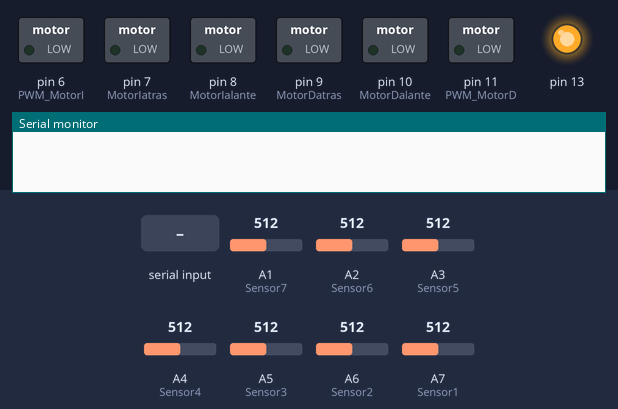
The sketch below on a simulated Arduino Nano, built with avr-gcc and run on an emulated ATmega328P. On the bench: switched loads named in the sketch (green lamp = pin HIGH), output pins drawn as LEDs (lit = HIGH), the last lines printed to the serial monitor. The inputs (shaded band) are chosen by the test bench; at power-on: A1 (Sensor7) = 512, A2 (Sensor6) = 512, A3 (Sensor5) = 512, A4 (Sensor4) = 512, A5 (Sensor3) = 512, A6 (Sensor2) = 512, A7 (Sensor1) = 512.

Above: at 1.7 s.
1.8 s: "a" received over Serial
At 6.4 s:
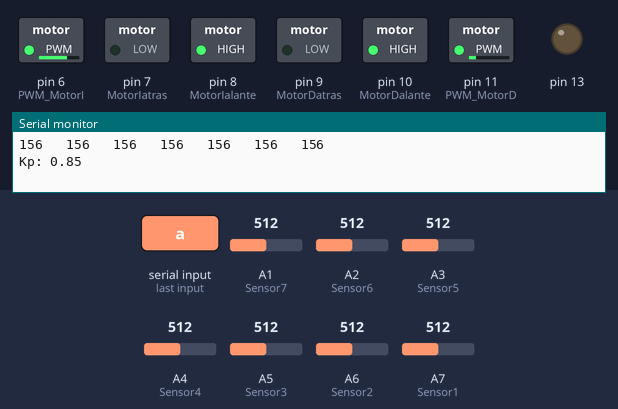
7.0 s: A1 (Sensor7) set to 30
At 7.4 s:
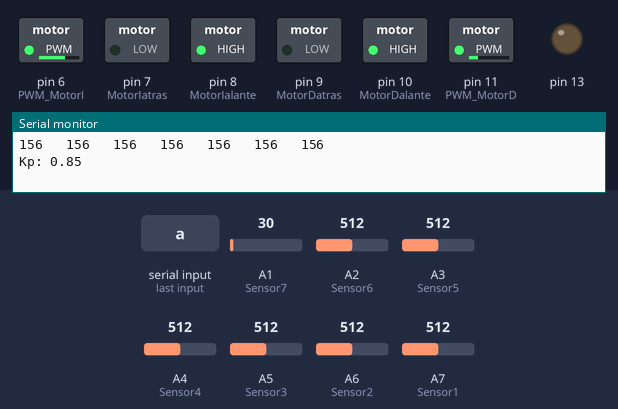
8.5 s: A2 (Sensor6) set to 173
10.0 s: A2 (Sensor6) set to 140
At 10.9 s:
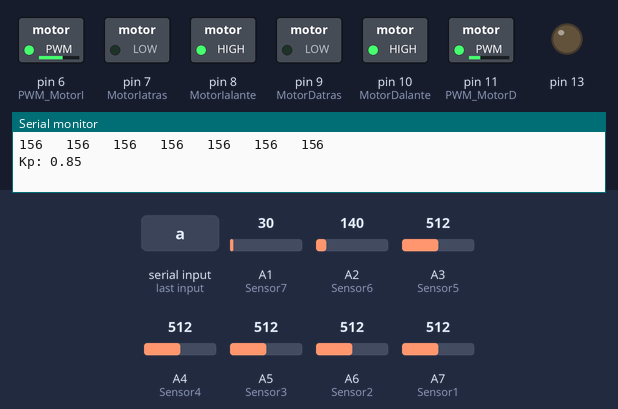
11.5 s: A2 (Sensor6) set to 306
At 12.0 s:
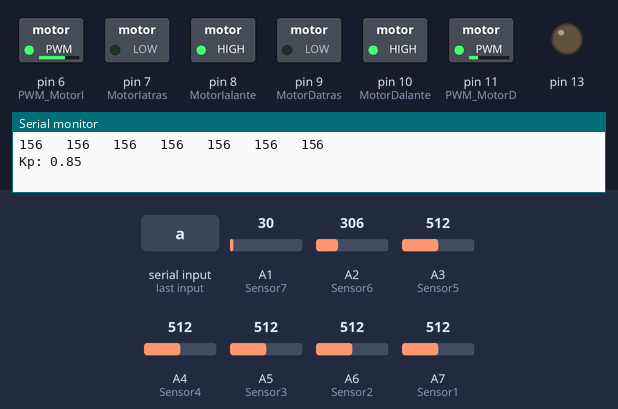
13.0 s: byte 105 (105) received over Serial
At 14.4 s:
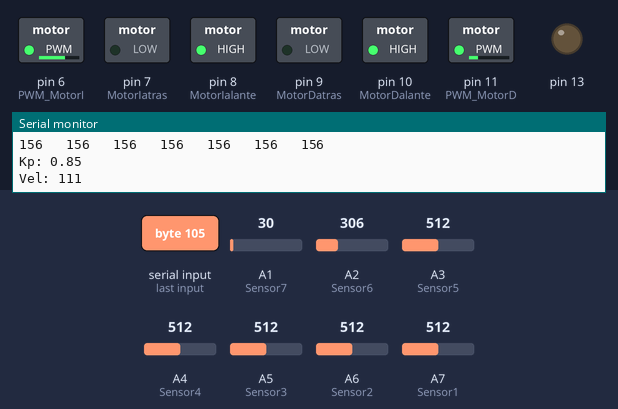
Timing chart, 0 to 15.5 s (numbered marks = the images above; inputs shaded):
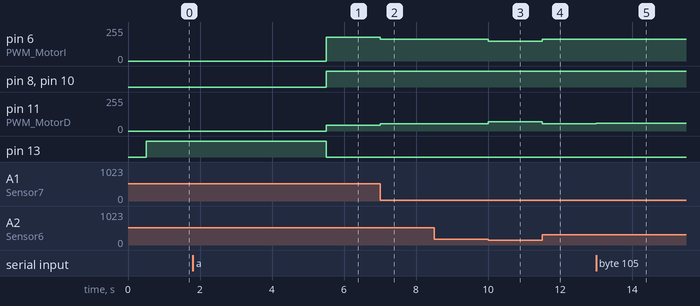

The sketch:

Programa_PID_manuel_digital.ino
```cpp
//Pines de los motores
int MotorIalante = 8;
int MotorIatras = 7;
int MotorDalante = 10;
int MotorDatras = 9;
int PWM_MotorD = 11;
int PWM_MotorI = 6;

int estanbay = 5;

//Pines de los Sensores lellendolos de izquierda a derecha viendo el robot de la bateria a los sensores
int Sensor1 = A7;
int Sensor2 = A6;
int Sensor3 = A5;
int Sensor4 = A4;
int Sensor5 = A3;
int Sensor6 = A2;
int Sensor7 = A1;

//Pines de los interruptores para diferentes modos de velocidad
int interruptor1 = 2;
int interruptor2 = 3;
int interruptor3 = 4;

//Arrays de valor de sensores en negro en blanco y el umbral (utilizados en la calibracion)
int negros[7];
int blancos[7];
int umbrales[7];
// este array es un array intermediario para hacer operaciones no tiene relevancia en el programa
int lectura[7];

//Variables PID
float kp = 0.8;
float kd = 90;
float ki = 0;
int posicion = 0;
int posicion_anterior = 0;
int velocidad = 0;
int tiempo = 0;
int correccion = 0;

//Variables barias
bool calibracion = true;
int i = 0;
int recivido = 0;
long millisAnterior = 0;

int velD=0;
int velI=0;
int vel = 110;
void setup() {
  pinMode(MotorIalante, OUTPUT);
  pinMode(MotorIatras, OUTPUT);
  pinMode(MotorDalante, OUTPUT);
  pinMode(MotorDatras, OUTPUT);


  pinMode(Sensor1, INPUT);
  pinMode(Sensor2, INPUT);
  pinMode(Sensor3, INPUT);
  pinMode(Sensor4, INPUT);
  pinMode(Sensor5, INPUT);
  pinMode(Sensor6, INPUT);
  pinMode(Sensor7, INPUT);


  pinMode(interruptor1, INPUT_PULLUP);
  pinMode(interruptor2, INPUT_PULLUP);
  pinMode(interruptor3, INPUT_PULLUP);

  pinMode(13, OUTPUT);


  digitalWrite(MotorIalante, LOW);
  digitalWrite(MotorIatras, LOW);
  digitalWrite(MotorDalante, LOW);
  digitalWrite(MotorDatras, LOW);
  digitalWrite(estanbay,HIGH);

  Serial.begin(9600);
  delay(500);
}

void loop() {


  ///////////////////////////////////////////////////
  /*Comunicacion del bluethooth para calibracion del PID*/
  ///////////////////////////////////////////////////

  if (Serial.available() >= 0) {
    recivido = Serial.read();
  }
  else {
    recivido = 0;
  }

  switch (recivido) {
    case 97:
      kp += 0.05;
      Serial.print("Kp: ");
      Serial.println(kp);
      break;
    case 115:
      kd += 1;
      Serial.print("Kd: ");
      Serial.println(kd);
      break;
    case 100:
      ki += 0.1;
      Serial.print("Ki: ");
      Serial.println(ki);
      break;
    case 122:
      kp -= 0.05;
      Serial.print("Kp: ");
      Serial.println(kp);
      break;
    case 120:
      kd -= 1;
      Serial.print("Kd: ");
      Serial.println(kd);
      break;
    case 99:
      ki -= 0.1;
      Serial.print("Ki: ");
      Serial.println(ki);
      break;
    case 105:
      vel += 1;
      Serial.print("Vel: ");
      Serial.println(vel);
      break;
    case 107:
      vel -= 1;
      Serial.print("Vel: ");
      Serial.println(vel);
      break;
  }


                                   ///////////////////////////////////////////////////
  /*realizamos la calibracion inicial obteniendo los minimos y maximos leidos por cada sensor durante 5 seg y calculamos los umbrales*/
                                  ///////////////////////////////////////////////////

  if (calibracion == true) {
    digitalWrite(13,HIGH);
    millisAnterior = millis();
    do {

      // lectura de los sensores
      lectura[0] = analogRead(Sensor1);
      lectura[1] = analogRead(Sensor2);
      lectura[2] = analogRead(Sensor3);
      lectura[3] = analogRead(Sensor4);
      lectura[4] = analogRead(Sensor5);
      lectura[5] = analogRead(Sensor6);
      lectura[6] = analogRead(Sensor7);

      // registramos los valores Minimos y maximos en negros y blancos
      for (i = 0; i < 7; i++) {
        if (lectura[i] < negros[i]) {
          negros[i] = lectura[i];
        }
        if (lectura[i] > blancos[i]) {
          blancos[i] = lectura[i];
        }
      }

    } while ((millis() - millisAnterior) <= 5000);

    // Calculamos los umbrales para cada sensor
    for (i = 0; i < 7; i++) {
      umbrales[i] = ((negros[i] + blancos[i]) / 2)-100;
    }

    for (i = 0; i < 7; i++) {
     Serial.print(umbrales[i]);
     Serial.print("   ");
    }
     Serial.println("   ");
    calibracion = false;
    digitalWrite(13,LOW);
  }


  ///////////////////////////////////////////////////
  /*Calculo del analogico de desplazamiento del array de sensores*/
  ///////////////////////////////////////////////////


  //cada 20 milisegundos lee los sensores y llama a la funcion que ejecuta el calculo para hacerlo de manera periodica

  //  if (millis() % 20 == 0) {
  lectura[0] = analogRead(Sensor1);
  lectura[1] = analogRead(Sensor2);
  lectura[2] = analogRead(Sensor3);
  lectura[3] = analogRead(Sensor4);
  lectura[4] = analogRead(Sensor5);
  lectura[5] = analogRead(Sensor6);
  lectura[6] = analogRead(Sensor7);

//una secuencia de ifs para determinar cada posible situacion del robot y crear un psudoanalogico escalonado para meter al PID

  if (lectura[0] >= umbrales[0] && lectura[1] >= umbrales[1] && lectura[2] <= umbrales[2] && lectura[3] <= umbrales[3] && lectura[4] <= umbrales[4] && lectura[5] >= umbrales[5] && lectura[6] >= umbrales[6]) {

    posicion = 0; //

  } else if (lectura[0] >= umbrales[0] && lectura[1] >= umbrales[1] && lectura[2] <= umbrales[2] && lectura[3] <= umbrales[3] && lectura[4] >= umbrales[4] && lectura[5] >= umbrales[5] && lectura[6] >= umbrales[6]) {

    posicion = -15; //

  } else if (lectura[0] >= umbrales[0] && lectura[1] <= umbrales[1] && lectura[2] <= umbrales[2] && lectura[3] <= umbrales[3] && lectura[4] >= umbrales[4] && lectura[5] >= umbrales[5] && lectura[6] >= umbrales[6]) {

    posicion = -65; //

  } else if (lectura[0] >= umbrales[0] && lectura[1] <= umbrales[1] && lectura[2] <= umbrales[2] && lectura[3] >= umbrales[3] && lectura[4] >= umbrales[4] && lectura[5] >= umbrales[5] && lectura[6] >= umbrales[6]) { // salio del to por uno de los laos

    posicion = -80; //

  } else if (lectura[0] <= umbrales[0] && lectura[1] <= umbrales[1] && lectura[2] <= umbrales[2] && lectura[3] >= umbrales[3] && lectura[4] >= umbrales[4] && lectura[5] >= umbrales[5] && lectura[6] >= umbrales[6]) {

    posicion = -95; //

  } else if (lectura[0] <= umbrales[0] && lectura[1] <= umbrales[1] && lectura[2] >= umbrales[2] && lectura[3] >= umbrales[3] && lectura[4] >= umbrales[4] && lectura[5] >= umbrales[5] && lectura[6] >= umbrales[6]) {

    posicion = -145; //

  } else if (lectura[0] <= umbrales[0] && lectura[1] >= umbrales[1] && lectura[2] >= umbrales[2] && lectura[3] >= umbrales[3] && lectura[4] >= umbrales[4] && lectura[5] >= umbrales[5] && lectura[6] >= umbrales[6] && posicion <= 0 ) {

    posicion = -200; //

  }


  // ahora lo mismo pero por el otro lado del array


  else if (lectura[0] >= umbrales[0] && lectura[1] >= umbrales[1] && lectura[2] >= umbrales[2] && lectura[3] <= umbrales[3] && lectura[4] <= umbrales[4] && lectura[5] >= umbrales[5] && lectura[6] >= umbrales[6]) {

    posicion = 15;

  } else if (lectura[0] >= umbrales[0] && lectura[1] >= umbrales[1] && lectura[2] >= umbrales[2] && lectura[3] <= umbrales[3] && lectura[4] <= umbrales[4] && lectura[5] <= umbrales[5] && lectura[6] >= umbrales[6]) {

    posicion = 65;

  } else if (lectura[0] >= umbrales[0] && lectura[1] >= umbrales[1] && lectura[2] >= umbrales[2] && lectura[3] >= umbrales[3] && lectura[4] <= umbrales[4] && lectura[5] <= umbrales[5] && lectura[6] >= umbrales[6]) {

    posicion = 80;

  } else if (lectura[0] >= umbrales[0] && lectura[1] >= umbrales[1] && lectura[2] >= umbrales[2] && lectura[3] >= umbrales[3] && lectura[4] <= umbrales[4] && lectura[5] <= umbrales[5] && lectura[6] <= umbrales[6]) {

    posicion = 95;

  } else if (lectura[0] >= umbrales[0] && lectura[1] >= umbrales[1] && lectura[2] >= umbrales[2] && lectura[3] >= umbrales[3] && lectura[4] >= umbrales[4] && lectura[5] <= umbrales[5] && lectura[6] <= umbrales[6]) {

    posicion = 145;

  } else if (lectura[0] >= umbrales[0] && lectura[1] >= umbrales[1] && lectura[2] >= umbrales[2] && lectura[3] >= umbrales[3] && lectura[4] >= umbrales[4] && lectura[5] >= umbrales[5] && lectura[6] <= umbrales[6] && posicion >= 0) {

    posicion = 200;

  }

  //se salio por algun lado

  else if (lectura[0] >= umbrales[0] && lectura[1] >= umbrales[1] && lectura[2] >= umbrales[2] && lectura[3] >= umbrales[3] && lectura[4] >= umbrales[4] && lectura[5] >= umbrales[5] && lectura[6] >= umbrales[6]) {
    //
    if (posicion >= 0) {
      posicion = 250;
    } else {
      posicion = -250;
    }
  }


  ///////////////////////////////////////////////////
               //Calculo del PID
  ///////////////////////////////////////////////////


  velocidad = posicion - posicion_anterior;
  correccion = ((kp * posicion) + (kd * velocidad) + (ki * tiempo));
  correccion = map(correccion, -800, 800, -255, 255);
  posicion_anterior = posicion;

 /* Serial.print(correccion);
if(velocidad>0){
  Serial.print("   ");
  Serial.println(velocidad);
}
  Serial.println("   ");
  Serial.println(posicion);
  Serial.print("   ");
  Serial.println(correccion);
   }*/


  ///////////////////////////////////////////////////
  /*Asignacion de velocidades a los motores*/
  ///////////////////////////////////////////////////


  //aqui aplicamos la correccion del pid a las velocidades de los motores
  velD = vel - correccion;
  velI = vel + correccion;

  //limitamos desbordamientos
  velD = constrain(velD, -255, 255);
  velI = constrain(velI, -255, 255);

  //asiganmos valores a la rueda derecha teniendo en cuenta de que si el valor es negativo va hacia atras
  if (velD >= 0) {
    digitalWrite(MotorDalante, HIGH);
    digitalWrite(MotorDatras, LOW);
    analogWrite(PWM_MotorD,velD);
  } else {
    digitalWrite(MotorDalante, LOW);
    digitalWrite(MotorDatras, HIGH);
    analogWrite(PWM_MotorD,abs(velD));
  }

  //asiganmos valores a la rueda izquierda teniendo en cuenta de que si el valor es negativo va hacia atras
  if (velI >= 0) {
    digitalWrite(MotorIalante, HIGH);
    digitalWrite(MotorIatras, LOW);
    analogWrite(PWM_MotorI,velI);
  } else {
    digitalWrite(MotorIalante, LOW);
    digitalWrite(MotorIatras, HIGH);
    analogWrite(PWM_MotorI,abs(velI));
  }
  /*Serial.print(velD);
  Serial.print("   ");
  Serial.println(velI);*/

///////////////////////////////////////
    //COMPROBACIÓN DE SENSORES
////////////////////////////////////////

/*
Serial.print(analogRead(Sensor1));
  Serial.print("   ");
Serial.print(analogRead(Sensor2));
  Serial.print("   ");
Serial.print(analogRead(Sensor3));
  Serial.print("   ");
Serial.print(analogRead(Sensor4));
  Serial.print("   ");
Serial.print(analogRead(Sensor5));
  Serial.print("   ");
Serial.print(analogRead(Sensor6));
  Serial.print("   ");
Serial.print(analogRead(Sensor7));
  Serial.print("   ");
Serial.print(digitalRead(interruptor1));
  Serial.print("   ");
Serial.print(digitalRead(interruptor2));
  Serial.print("   ");
Serial.println(digitalRead(interruptor3));

*/


}


/*
 y esto es to...
 esto es to...
 esto es todo amigos
 */
```

Measured:
- after the input at 1.8 s, pin 6 (PWM_MotorI): 0/255 → 177/255 after 3.7 s; pin 11 (PWM_MotorD): 0/255 → 43/255 after 3.7 s
- after the input at 7.0 s, pin 6 (PWM_MotorI): 177/255 → 164/255 at once; pin 11 (PWM_MotorD): 43/255 → 56/255 at once
- after the input at 8.5 s, every drawn part: stays the same
- after the input at 10.0 s, pin 6 (PWM_MotorI): 164/255 → 149/255 at once; pin 11 (PWM_MotorD): 56/255 → 71/255 at once
- after the input at 11.5 s, pin 6 (PWM_MotorI): 149/255 → 164/255 at once; pin 11 (PWM_MotorD): 71/255 → 56/255 at once
- after the input at 13.0 s, pin 6 (PWM_MotorI): 164/255 → 165/255 at once; pin 11 (PWM_MotorD): 56/255 → 57/255 at once
